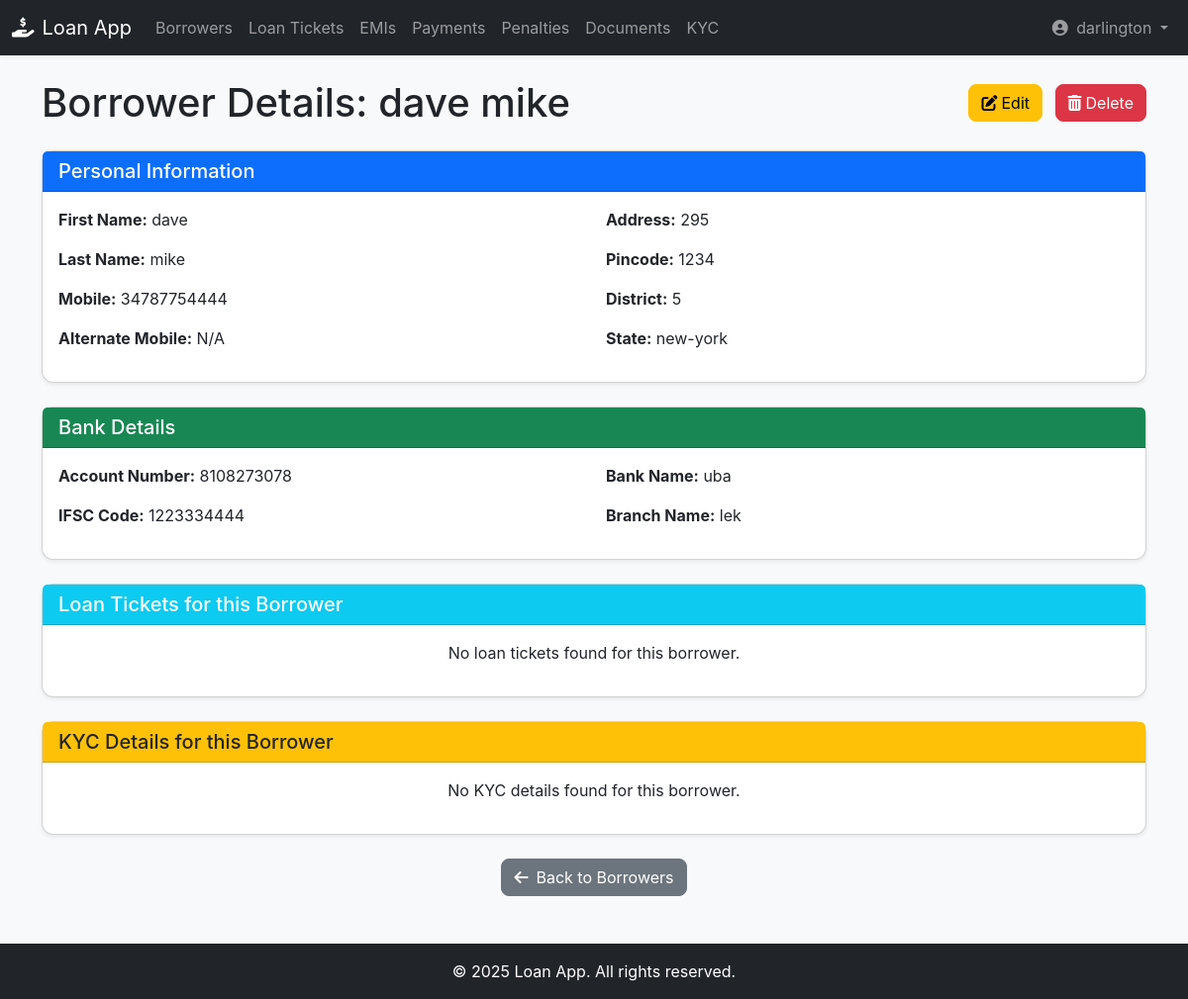
The page /loan_app/borrowers/1/ (signed in) on the database its author committed.
### loan_app/models.py (models this page shows, shortened)
class Borrower(models.Model):
    first_name = models.CharField(max_length=50, null=False, blank=False)
    last_name = models.CharField(max_length=50, null=False, blank=False)
    mobile = models.CharField(max_length=15, null=False, blank=False)
    alternate_mobile = models.CharField(max_length=15, blank=True, null=True) # Can be null or blank
    state = models.CharField(max_length=50, null=False, blank=False)
    district = models.CharField(max_length=50, null=False, blank=False)
    pincode = models.CharField(max_length=10, null=False, blank=False) # Pincode can have leading zeros, better as CharField
    address = models.CharField(max_length=250, null=False, blank=False)
    account_number = models.CharField(max_length=50, null=False, blank=False)
    ifsc_code = models.CharField(max_length=11, null=False, blank=False)
    bank_name = models.CharField(max_length=50, null=False, blank=False)
    branch_name = models.CharField(max_length=50, null=False, blank=False)
    created_at = models.DateTimeField(auto_now_add=True)
    class Meta:
        verbose_name = "Borrower"
        verbose_name_plural = "Borrowers"
        ordering = ['-created_at'] # Order by creation date, newest first

### loan_app/views.py (the view)
# urls.py: path('borrowers/<int:pk>/', views.BorrowerDetailView.as_view(), name='borrower_detail'),
class BorrowerDetailView(DetailView):
    model = Borrower
    template_name = 'loan_app/borrower_detail.html'
    context_object_name = 'borrower'

### loan_app/templates/loan_app/borrower_detail.html (shortened to what this page needs)
{% extends 'base.html' %}
{% block content %}
<div class="d-flex justify-content-between align-items-center mb-4">
    <h1 class="mb-0">Borrower Details: {{ borrower.first_name }} {{ borrower.last_name }}</h1>
    <div>
        <a href="{% url 'borrower_update' borrower.pk %}" class="btn btn-warning me-2">
            <i class="fas fa-edit me-1"></i>Edit
        </a>
        <a href="{% url 'borrower_delete' borrower.pk %}" class="btn btn-danger">
            <i class="fas fa-trash-alt me-1"></i>Delete
        </a>
    </div>
</div>
<div class="card shadow-sm mb-4">
    <div class="card-header bg-primary text-white">
        <h5 class="mb-0">Personal Information</h5>
    </div>
    <div class="card-body">
        <div class="row">
            <div class="col-md-6">
                <p><strong>First Name:</strong> {{ borrower.first_name }}</p>
                <p><strong>Last Name:</strong> {{ borrower.last_name }}</p>
                <p><strong>Mobile:</strong> {{ borrower.mobile }}</p>
                <p><strong>Alternate Mobile:</strong> {{ borrower.alternate_mobile|default:"N/A" }}</p>
            </div>
            <div class="col-md-6">
                <p><strong>Address:</strong> {{ borrower.address }}</p>
                <p><strong>Pincode:</strong> {{ borrower.pincode }}</p>
                <p><strong>District:</strong> {{ borrower.district }}</p>
                <p><strong>State:</strong> {{ borrower.state }}</p>
            </div>
        </div>
    </div>
</div>
<div class="card shadow-sm mb-4">
    <div class="card-header bg-success text-white">
        <h5 class="mb-0">Bank Details</h5>
    </div>
    <div class="card-body">
        <div class="row">
            <div class="col-md-6">
                <p><strong>Account Number:</strong> {{ borrower.account_number }}</p>
                <p><strong>IFSC Code:</strong> {{ borrower.ifsc_code }}</p>
            </div>
            <div class="col-md-6">
                <p><strong>Bank Name:</strong> {{ borrower.bank_name }}</p>
                <p><strong>Branch Name:</strong> {{ borrower.branch_name }}</p>
            </div>
        </div>
    </div>
</div>
<div class="card shadow-sm mb-4">
    <div class="card-header bg-info text-white">
        <h5 class="mb-0">Loan Tickets for this Borrower</h5>
    </div>
    <div class="card-body">
        {% if borrower.loan_tickets.all %}
            <div class="table-responsive">
                <table class="table table-striped table-hover mb-0">
                    <thead class="table-light">
                        <tr>
                            <th>Loan ID</th>
                            <th>Loan Type</th>
                            <th>Amount</th>
                            <th>Tenure (Months)</th>
                            <th>Interest Rate</th>
                            <th>Status</th>
                            <th>Actions</th>
                        </tr>
                    </thead>
                    <tbody>
                        {% for loan in borrower.loan_tickets.all %}
                            <tr>
                                <td>{{ loan.id }}</td>
                                <td>{{ loan.loan_type }}</td>
                                <td>${{ loan.loan_amount|floatformat:2 }}</td>
                                <td>{{ loan.loan_tenure_in_months }}</td>
                                <td>{{ loan.interest_rate|floatformat:2 }}%</td>
                                <td><span class="badge bg-{% if loan.status == 'Ongoing' %}primary{% elif loan.status == 'Approved' %}success{% elif loan.status == 'Rejected' %}danger{% elif loan.status == 'Completed' %}secondary{% else %}warning{% endif %}">{{ loan.status }}</span></td>
                                <td>
                                    <a href="{% url 'loan_ticket_detail' loan.pk %}" class="btn btn-info btn-sm" title="View Loan Details">
                                        <i class="fas fa-eye"></i>
                                    </a>
                                </td>
                            </tr>
                        {% endfor %}
                    </tbody>
                </table>
            </div>
        {% else %}
            <p class="text-center">No loan tickets found for this borrower.</p>
        {% endif %}
    </div>
</div>
<div class="card shadow-sm mb-4">
    <div class="card-header bg-warning text-dark">
        <h5 class="mb-0">KYC Details for this Borrower</h5>
    </div>
    <div class="card-body">
        {% if borrower.kyc_details.all %}
            <div class="table-responsive">
                <table class="table table-striped table-hover mb-0">
                    <thead class="table-light">
                        <tr>
                            <th>Status</th>
                            <th>Aadhar Number</th>
                            <th>PAN Number</th>
                            <th>Completion Date</th>
                            <th>Actions</th>
                        </tr>
                    </thead>
                    <tbody>
                        {% for kyc in borrower.kyc_details.all %}
                            <tr>
                                <td><span class="badge bg-{% if kyc.status == 'Verified' %}success{% elif kyc.status == 'Pending' %}warning{% else %}danger{% endif %}">{{ kyc.status }}</span></td>
                                <td>{{ kyc.aadhar_number|default:"N/A" }}</td>
                                <td>{{ kyc.pan_number|default:"N/A" }}</td>
                                <td>{{ kyc.completion_date|date:"Y-m-d"|default:"N/A" }}</td>
                                <td>
                                    <a href="{% url 'kyc_detail' kyc.pk %}" class="btn btn-info btn-sm" title="View KYC Details">
                                        <i class="fas fa-eye"></i>
                                    </a>
                                </td>
                            </tr>
                        {% endfor %}
                    </tbody>
                </table>
            </div>
        {% else %}
            <p class="text-center">No KYC details found for this borrower.</p>
        {% endif %}
    </div>
</div>
<div class="text-center mt-4">
    <a href="{% url 'borrower_list' %}" class="btn btn-secondary"><i class="fas fa-arrow-left me-2"></i>Back to Borrowers</a>
</div>
{% endblock %}

### loan_app/templates/base.html (shortened to what this page needs)
<!DOCTYPE html>
<html lang="en">
<head>
    <link href="https://cdn.jsdelivr.net/npm/bootstrap@5.3.3/dist/css/bootstrap.min.css" rel="stylesheet" xintegrity="sha384-QWTKZyjpPEjISv5WaRU9OFeRpok6YctnYmDr5pNlyT2bRjXh0JMhjY6hW+ALEwIH">
    <link rel="stylesheet" href="https://cdnjs.cloudflare.com/ajax/libs/font-awesome/6.5.2/css/all.min.css" xintegrity="sha512-SnH5WK+bZxgPHs44uWIX+LLJAJ9/2PkPKZ5QiAj6Ta86w+fsb2TkcmfRyVX3pBnMFcV7oQPJkl9QevSCWr3W6A==" />
</head>
<body>
    <nav class="navbar navbar-expand-lg navbar-dark bg-dark">
        <div class="container-fluid">
            <a class="navbar-brand" href="{% url 'index' %}">
                <i class="fas fa-hand-holding-usd me-2"></i>Loan App
            </a>
            <div class="collapse navbar-collapse" id="navbarNav">
                <ul class="navbar-nav me-auto mb-2 mb-lg-0">
                    <li class="nav-item">
                        <a class="nav-link" href="{% url 'borrower_list' %}">Borrowers</a>
                    </li>
                    <li class="nav-item">
                        <a class="nav-link" href="{% url 'loan_ticket_list' %}">Loan Tickets</a>
                    </li>
                    <li class="nav-item">
                        <a class="nav-link" href="{% url 'emi_list' %}">EMIs</a>
                    </li>
                    <li class="nav-item">
                        <a class="nav-link" href="{% url 'payment_list' %}">Payments</a>
                    </li>
                    <li class="nav-item">
                        <a class="nav-link" href="{% url 'penalty_list' %}">Penalties</a>
                    </li>
                    <li class="nav-item">
                        <a class="nav-link" href="{% url 'document_list' %}">Documents</a>
                    </li>
                    <li class="nav-item">
                        <a class="nav-link" href="{% url 'kyc_list' %}">KYC</a>
                    </li>
                </ul>
                <ul class="navbar-nav">
                    {% if user.is_authenticated %}
                        <li class="nav-item dropdown">
                            <a class="nav-link dropdown-toggle" href="#" id="navbarDropdown" role="button" data-bs-toggle="dropdown" aria-expanded="false">
                                <i class="fas fa-user-circle me-1"></i> {{ user.username }}
                            </a>
                        </li>
                    {% else %}
                        <li class="nav-item">
                            <a class="nav-link" href="{% url 'admin:login' %}"><i class="fas fa-sign-in-alt me-1"></i>Login</a>
                        </li>
                    {% endif %}
                </ul>
            </div>
        </div>
    </nav>
    <div class="container mt-4 mb-5">
        {% block content %}{% endblock %}
    </div>
    <footer class="footer mt-auto py-3 bg-dark">
        <div class="container text-center">
            <span>&copy; {{ current_year }} Loan App. All rights reserved.</span>
        </div>
    </footer>
</body>
</html>

### loan_app/templates/base.html (style rules this page uses)
body { font-family: 'Inter', sans-serif; background-color: #f8f9fa; }
.navbar { box-shadow: 0 2px 4px rgba(0,0,0,.05); }
.footer { background-color: #343a40; color: white; padding: 20px 0; text-align: center; position: relative; bottom: 0; width: 100%; }
.card { border-radius: 0.75rem; box-shadow: 0 0.125rem 0.25rem rgba(0, 0, 0, 0.075); }
.btn { border-radius: 0.5rem; }

### rows shown on the page
Borrower: first_name "dave", last_name "mike", mobile "34787754444", alternate_mobile "N/A", address "295", pincode "1234", district "5", state "new-york", account_number "8108273078", ifsc_code "1223334444", bank_name "uba", branch_name "lek"

### other values the page prints
{{ user.username }} "darlington"
